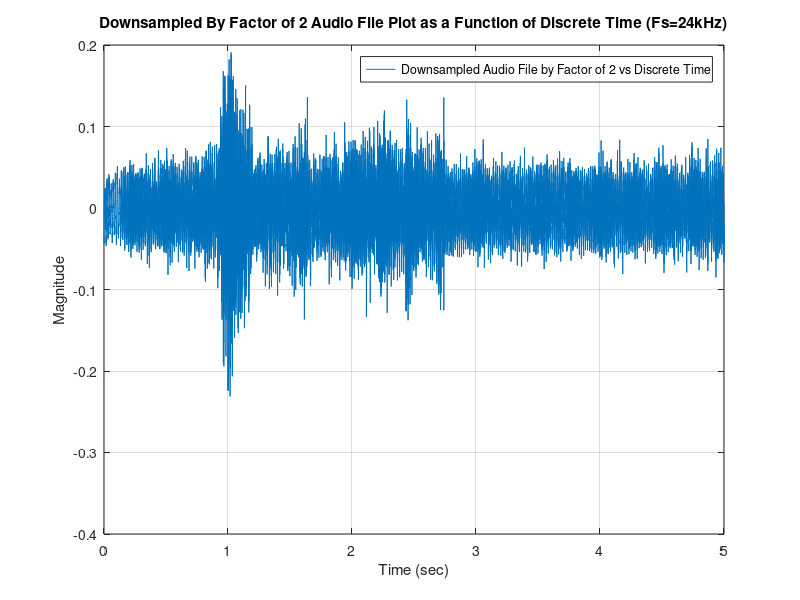

MATLAB code to generate this figure:
load('ecen455_lab1_sound.mat')  % y is the audio clip vector
transposed_y = transpose(y) ;
N = 12 ;
downsample_factor = 1/N ;
fs = 48000 * downsample_factor; % downsampled sampling frequency (Hz) 
%sound(y, fs) ; % original sound at fs sounds twice as slow as original
%% Downsampling (In Time Domain)
downsampled_result = transposed_y(1 : N : length(transposed_y)) ; % taking every Nth sample
%% Plot Time Domain Downsampled Result (and Sound)
x_time_domain = linspace(0, 5, length(downsampled_result)) ; 
%subplot(4,1,1)
%plot(x_time_domain, downsampled_result) 
%title('Signal In Time Domain (Fs=24kHz)'); xlabel('Time (sec)'); ylabel('Magnitude'); grid on
%% FFT and IFFT 
fft_result = fft(downsampled_result) ; % fft
ifft_result = ifft(fft_result) ;  % ifft of fft
%% Plot Frequency Domain Upsampled Result
x_freq_domain = linspace(0, fs, length(fft_result)) ;
%subplot(4,1,2)
freq_magnitudes = abs(fft_result) ; % this is the absolute result; derived from fft_result
%plot(x_freq_domain,freq_magnitudes)
%title('Signal In Frequncy Domain (Fs=24kHz)'); xlabel('Frequency (Hz)'); ylabel('Magnitude')
%xlim([0, fs]) ; grid on
%% Low Pass Filter Application % apply to cut the frequency
low_pass_filter = ones(1, length(x_freq_domain)) ; % low pass filter
low_passed_frequencies = fft_result .* low_pass_filter ; % applying low pass filter
%subplot(4,1,3)
%plot(x_freq_domain, abs(low_passed_frequencies))
%title('Lowpassed Signal In Frequncy Domain (Fs=24kHz)'); xlabel('Frequency (Hz)'); ylabel('Magnitude')
%xlim([0,fs]); grid on
%% Low Passed Signal to Time Domain
lp_time_domain_signal = real(ifft(low_passed_frequencies)) ; % plot real part
%subplot(4,1,4)
%plot(x_time_domain, lp_time_domain_signal)
%title('Low Passed Signal In Time Domain (Fs=24kHz)'); xlabel('Time (sec)'); ylabel('Magnitude')
%title("Downsampled By Factor of 2 Audio File Plot as a Function of Discrete Time")
%legend("Downsampled Audio File vs Discrete Time"); grid on
%% Playing Upsampled Sound and Comparison
sound(lp_time_domain_signal,fs)
% the signal plays back at the same speed as the original but the audio
% signal is slightly reduced in quality
%% Plot of the Downsampled Signal
figure(1)
plot(x_time_domain, lp_time_domain_signal)
title("Downsampled By Factor of 2 Audio File Plot as a Function of Discrete Time (Fs=24kHz)"); 
xlabel('Time (sec)'); ylabel('Magnitude')
legend("Downsampled Audio File by Factor of 2 vs Discrete Time") ; grid on
%% Original Signal
% the signal from exercise 1, compare to that 
%% Process
% fft : converts signal from time domain into frequency domain
% have a discrete signal ->FFT ->frequency domain ->LPF ->apply IFFT (time domain) 
% FFT -> IFFT